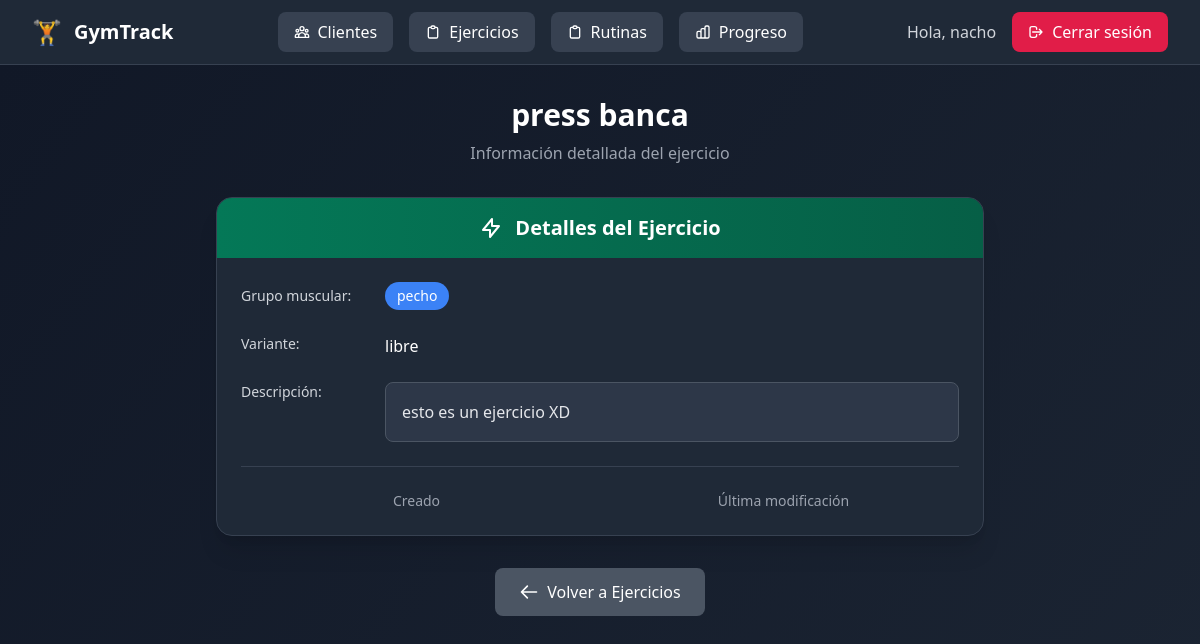
The page /ejercicio1/ (signed in) on the database its author committed.
### usuarios/models.py (models this page shows, shortened)
class Usuario(AbstractUser):
    ROLES = [
        ("admin", "Administrador"),
        ("entrenador", "Entrenador"),
        ("cliente", "Cliente"),
    ]
    rol = models.CharField(max_length=20, choices=ROLES, default="cliente")

### ejercicios/models.py (models this page shows, shortened)
class Ejercicio(models.Model):
    VISIBILIDAD_OPCIONES = [
        ('privado', 'Privado'),
        ('global', 'Global'),
    ]
    nombre = models.CharField(max_length=100)
    descripcion = models.TextField()
    grupo_muscular = models.CharField(max_length=100)
    variante = models.CharField(max_length=100, blank=True)
    usuario = models.ForeignKey(settings.AUTH_USER_MODEL, on_delete=models.CASCADE, related_name="ejercicios")
    visibilidad = models.CharField(
        max_length=10,
        choices=VISIBILIDAD_OPCIONES,
        default='privado'  # 👈 por defecto será solo visible para su creador
    )

### ejercicios/views.py (the view)
# urls.py: path("<int:pk>/", EjercicioDetalleView.as_view(), name="detalle"),
class EjercicioDetalleView(LoginRequiredMixin, DetailView):
    model = Ejercicio
    template_name = "ejercicios/detalle.html"
    context_object_name = "ejercicio"
    def get_queryset(self):
        user = self.request.user
        return Ejercicio.objects.filter(models.Q(visibilidad='global') | models.Q(usuario=user))

### ejercicios/templates/ejercicios/detalle.html (shortened to what this page needs)
{% extends "base.html" %}
{% block content %}
<div class="min-h-screen bg-gradient-to-br from-gray-900 to-gray-800 py-8 px-4">
  <div class="max-w-3xl mx-auto">
    <div class="text-center mb-8">
      <h1 class="text-3xl font-bold text-white mb-2">{{ ejercicio.nombre }}</h1>
      <p class="text-gray-400">Información detallada del ejercicio</p>
    </div>
    <div class="bg-gray-800 rounded-2xl shadow-xl border border-gray-700 overflow-hidden">
      <div class="bg-gradient-to-r from-emerald-700 to-emerald-800 px-6 py-4">
        <div class="flex items-center justify-center">
          <svg class="w-6 h-6 text-white mr-3" fill="none" stroke="currentColor" viewBox="0 0 24 24">
            <path stroke-linecap="round" stroke-linejoin="round" stroke-width="2" d="M13 10V3L4 14h7v7l9-11h-7z"></path>
          </svg>
          <h2 class="text-xl font-bold text-white">Detalles del Ejercicio</h2>
        </div>
      </div>
      <div class="p-6 space-y-6">
        <div class="flex items-center space-x-4">
          <span class="text-sm font-medium text-gray-300 w-32">Grupo muscular:</span>
          <span class="inline-flex items-center px-3 py-1 rounded-full text-sm font-medium bg-blue-500 text-white">
            {{ ejercicio.grupo_muscular }}
          </span>
        </div>
        <div class="flex items-start space-x-4">
          <span class="text-sm font-medium text-gray-300 w-32">Variante:</span>
          <div class="flex-1">
            {% if ejercicio.variante %}
              <span class="text-white">{{ ejercicio.variante }}</span>
            {% else %}
              <span class="text-gray-400 italic">No especificada</span>
            {% endif %}
          </div>
        </div>
        <div class="flex items-start space-x-4">
          <span class="text-sm font-medium text-gray-300 w-32">Descripción:</span>
          <div class="flex-1">
            {% if ejercicio.descripcion %}
              <div class="bg-gray-750 rounded-lg p-4 border border-gray-600">
                <p class="text-gray-200 leading-relaxed">{{ ejercicio.descripcion|linebreaksbr }}</p>
              </div>
            {% else %}
              <span class="text-gray-400 italic">Sin descripción</span>
            {% endif %}
          </div>
        </div>
        <div class="pt-6 border-t border-gray-700">
          <div class="grid grid-cols-1 md:grid-cols-2 gap-4 text-sm">
            <div class="text-center">
              <span class="text-gray-400 block">Creado</span>
            </div>
            <div class="text-center">
              <span class="text-gray-400 block">Última modificación</span>
            </div>
          </div>
        </div>
      </div>
    </div>
    <div class="mt-8 text-center">
      <a href="{% url 'ejercicios:lista' %}" class="inline-flex items-center px-6 py-3 bg-gray-600 hover:bg-gray-500 text-white font-medium rounded-lg transition-colors">
        <svg class="w-5 h-5 mr-2" fill="none" stroke="currentColor" viewBox="0 0 24 24">
          <path stroke-linecap="round" stroke-linejoin="round" stroke-width="2" d="M10 19l-7-7m0 0l7-7m-7 7h18"></path>
        </svg>
        Volver a Ejercicios
      </a>
    </div>
  </div>
</div>
{% endblock %}

### templates/base.html (shortened to what this page needs)
<!DOCTYPE html>
<html lang="es">
  <head>
    <script src="https://cdn.tailwindcss.com"></script>
  </head>
  <body class="bg-gradient-to-br from-gray-900 to-gray-800 min-h-screen">
    <nav class="bg-gray-800 border-b border-gray-700 shadow-lg">
      <div class="max-w-7xl mx-auto px-4 sm:px-6 lg:px-8">
        <div class="flex justify-between items-center h-16">
          <div class="flex items-center">
            <a href="/" class="flex items-center space-x-3 text-xl font-bold text-white hover:text-emerald-400 transition-colors">
              <span class="text-2xl">🏋️</span>
              <span class="hidden sm:inline">GymTrack</span>
            </a>
          </div>
          <div class="hidden md:flex items-center space-x-4">
            <a href="{% url 'clientes:lista' %}" class="inline-flex items-center px-4 py-2 bg-gray-700 hover:bg-gray-600 text-white font-medium rounded-lg transition-colors">
              Clientes
            </a>
            <a href="{% url 'ejercicios:lista' %}" class="inline-flex items-center px-4 py-2 bg-gray-700 hover:bg-gray-600 text-white font-medium rounded-lg transition-colors">
              <svg class="w-4 h-4 mr-2" fill="none" stroke="currentColor" viewBox="0 0 24 24">
                <path stroke-linecap="round" stroke-linejoin="round" stroke-width="2" d="M9 5H7a2 2 0 00-2 2v12a2 2 0 002 2h10a2 2 0 002-2V7a2 2 0 00-2-2h-2M9 5a2 2 0 002 2h2a2 2 0 002-2M9 5a2 2 0 012-2h2a2 2 0 012 2"></path>
              </svg>
              Ejercicios
            </a>
            <a href="{% url 'rutinas:lista' %}" class="inline-flex items-center px-4 py-2 bg-gray-700 hover:bg-gray-600 text-white font-medium rounded-lg transition-colors">
              <svg class="w-4 h-4 mr-2" fill="none" stroke="currentColor" viewBox="0 0 24 24">
                <path stroke-linecap="round" stroke-linejoin="round" stroke-width="2" d="M9 5H7a2 2 0 00-2 2v12a2 2 0 002 2h10a2 2 0 002-2V7a2 2 0 00-2-2h-2M9 5a2 2 0 002 2h2a2 2 0 002-2M9 5a2 2 0 012-2h2a2 2 0 012 2"></path>
              </svg>
              Rutinas
            </a>
            <a href="{% url 'progreso:index' %}" class="inline-flex items-center px-4 py-2 bg-gray-700 hover:bg-gray-600 text-white font-medium rounded-lg transition-colors">
              Progreso
            </a>
          </div>
          <div class="hidden md:flex items-center space-x-4">
            {% if user.is_authenticated %}
              <span class="text-gray-300 font-medium">Hola, {{ user.username }}</span>
              <a href="{% url 'usuarios:logout' %}" class="inline-flex items-center px-4 py-2 bg-rose-600 hover:bg-rose-500 text-white font-medium rounded-lg transition-colors">
                <svg class="w-4 h-4 mr-2" fill="none" stroke="currentColor" viewBox="0 0 24 24">
                  <path stroke-linecap="round" stroke-linejoin="round" stroke-width="2" d="M17 16l4-4m0 0l-4-4m4 4H7m6 4v1a3 3 0 01-3 3H6a3 3 0 01-3-3V7a3 3 0 013-3h4a3 3 0 013 3v1"></path>
                </svg>
                Cerrar sesión
              </a>
            {% endif %}
          </div>
        </div>
      </div>
    </nav>
    <main class="flex-1">
      {% block content %}{% endblock %}
    </main>
  </body>
</html>

### rows shown on the page
Usuario: username "nacho"
Ejercicio: nombre "press banca", grupo_muscular "pecho", variante "libre", descripcion "esto es un ejercicio XD"
